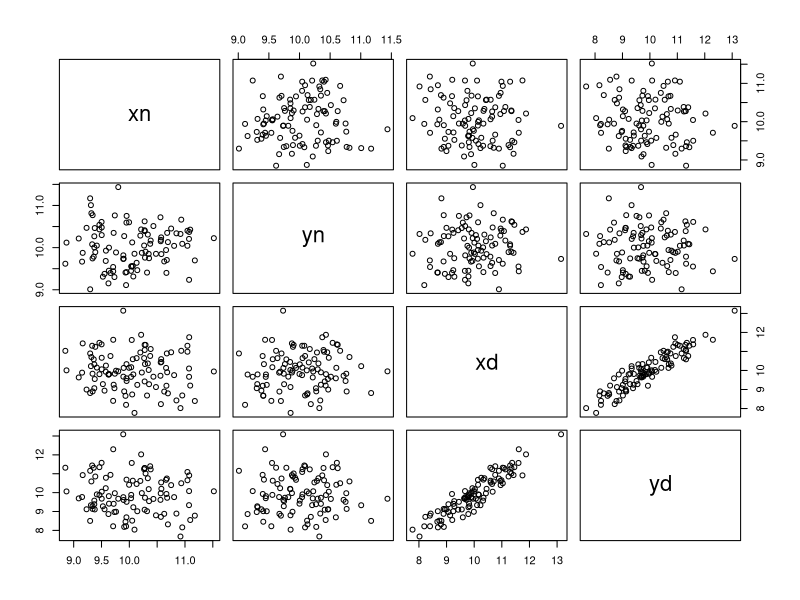
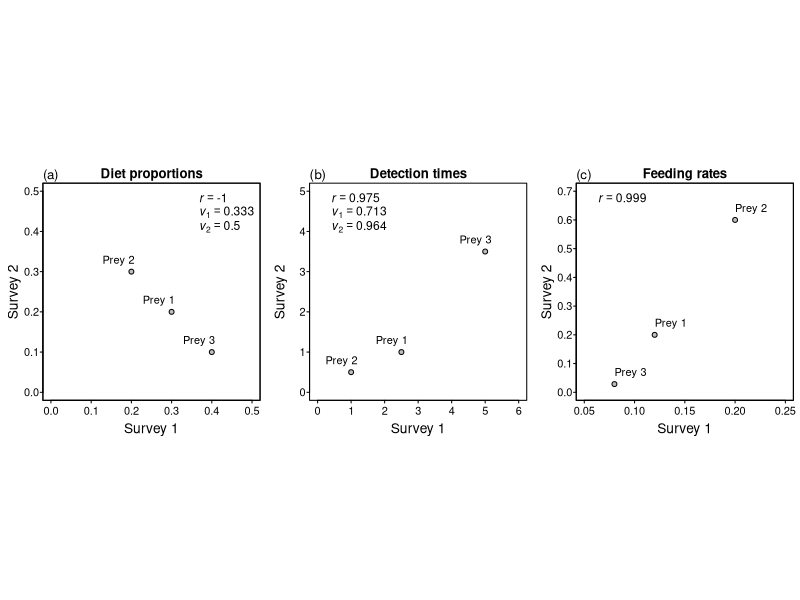
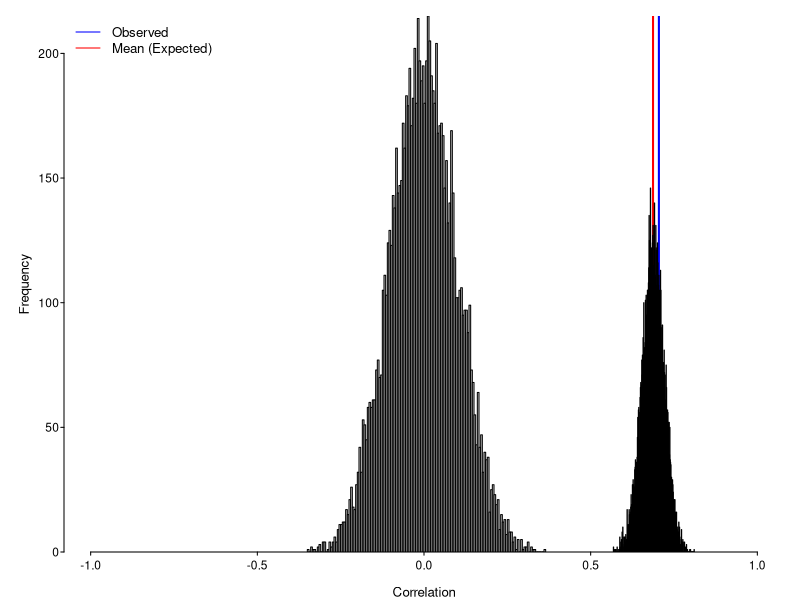

Source code (R) for these figures, in order:
#################################################
#################################################
# Spurious versus non-spurious ratio correlations
#################################################
#################################################
require(MASS) # for mvrnorm
#~~~~~~~~~~~~~~~~~~~~~~~~~~~~~~~~~~~~~~~
# Simple contrived example(s)
xn <- c(0.3, 0.2, 0.4) # first numerator (diet proportions)
yn <- c(0.2, 0.3, 0.1) # second numerator (diet proportions)
xd <- c(2.5, 1, 5) # first denominator (detection times)
yd <- c(1, 0.5, 3.5) # second denominator (detection times)

xr <- xn/xd
yr <- yn/yd

corrs = round(c(n = cor(xn, yn),
                d = cor(xd, yd),
                r = cor(xr,yr)),
             3)

cv <- function(x){sd(x)/mean(x)} # coefficient of variation
cvs <- round(c(xn = cv(xn),
               yn = cv(yn),
               xd = cv(xd),
               yd = cv(yd)),
             3)

Spp <- paste('Prey', c(1,2,3))

pdf('../figs/Example.pdf', 
    width = 18/2.54, 
    height = 2.8)
par(mfrow = c(1,3), 
    pty = 's', 
    las = 1, 
    mar = c(2.75, 3.25, 1.5, 0.5),
    cex.lab = 1.25, 
    tcl = -0.2, 
    mgp = c(1.7, 0.3, 0))

plot(xn, yn, 
     pch = 21, bg = 'grey', 
     xlim = c(0, 0.5), ylim = c(0, 0.5),
     xlab = 'Survey 1',
     ylab = 'Survey 2')
  title(main = 'Diet proportions')
  box(lwd = 1)
  text(xn, yn, Spp,
       adj = c(0.9,-1))
  legend('topright',
         bty = 'n',
         cex = 1.1,
         legend = c(as.expression(bquote(italic(r) == .(corrs['n']))),
                    as.expression(bquote(italic(v[1]) == .(cvs['xn']))),
                    as.expression(bquote(italic(v[2]) == .(cvs['yn'])))))
  mtext('(a)', 3, adj = 0, line = 0.1, cex = 0.8)

plot(xd, yd, 
     pch = 21, bg = 'grey', 
     xlim = c(0, 6), ylim = c(0, 5),
     xlab = 'Survey 1',
     ylab = 'Survey 2')
  title(main = 'Detection times')
  text(xd, yd, Spp,
       adj = c(0.8,-1))
  legend('topleft',
         bty = 'n',
         cex = 1.1,
         legend = c(as.expression(bquote(italic(r) == .(corrs['d']))),
                    as.expression(bquote(italic(v[1]) == .(cvs['xd']))),
                    as.expression(bquote(italic(v[2]) == .(cvs['yd'])))))
  mtext('(b)', 3, adj = 0, line = 0.1, cex = 0.8)

plot(xr, yr, 
     pch = 21, bg = 'grey', 
     xlim = c(0.05, 0.25), ylim = c(0, 0.7),
     xlab = 'Survey 1',
     ylab = 'Survey 2')
  title(main = 'Feeding rates')
  box(lwd = 1)
  text(xr, yr, Spp,
       adj = c(0,-1))
  legend('topleft',
         inset = 0,
         bty = 'n',
         cex = 1.1,
         legend = c(as.expression(bquote(italic(r) == .(corrs['r'])))))
  mtext('(c)', 3, adj = 0, line = 0.1, cex = 0.8)
  
dev.off()

#~~~~~~~~~~~~~~~~~~~~~~~~~~~~~~~~~~~~~~~
# Multivariate-normal random variables
# independent numerators 
# but correlated denominators
#~~~~~~~~~~~~~~~~~~~~~~~~~~~~~~~~~~~~~~~
S <- 100 # Sample size
xn <- rnorm(S, 10, 0.5) # first numerator
yn <- rnorm(S, 10, 0.5) # second numerator
cov <- 0.9 # Covariance between denominator variables
d <- data.frame(mvrnorm(n = S, 
                        mu = c(xd = 10, yd = 10), 
                        Sigma = rbind(c(1, cov), c(cov, 1))))
xd <- d$xd # first denominator
yd <- d$yd # second denominator

# Only the denominators are correlated
pairs(cbind(xn, yn, xd, yd))
cor(cbind(xn, yn, xd, yd))

# The ratios are correlated
cor.obs <- cor(xn/xd, yn/yd)

# Contrast spurious versus non-spurious inferences be permuting either 
# just the numerators or both the numerators and denominators

num.sim <- 9999 # number of permutations

# It's a spurious correlation when drawing inference about the numerators
cor.spur <- replicate(num.sim, cor(sample(xn) / xd, 
                                         (yn) / yd,
                                   method = 'pearson'))
# But *not* a spurious correlation when drawing inference about the ratios
cor.nonspur <- replicate(num.sim, cor(sample(xn/xd), 
                                             yn/yd,
                                      method = 'pearson'))

cor.obs
mean(cor.spur)
mean(cor.nonspur)

# Inspect distributions of observed correlations
pdf('../figs/CorrelationOfRatios.pdf', 
    height = 3, 
    width = 5)
par(
  cex = 0.8,
  cex.axis = 0.9,
  cex.lab = 1,
  tcl = -0.2,
  mar = c(3, 4, 1, 1),
  mgp = c(2, 0.3, 0),
  las = 1,
  yaxs = 'i'
)
h1 <- hist(cor.nonspur, breaks = 200, xlim = c(-1,1), 
           main = '', xlab = 'Correlation')
  abline(v = cor.obs, col = 'blue', lwd = 2)
  abline(v = mean(cor.spur), col = 'red', lwd = 2)
h2 <- hist(cor.spur, breaks = 200, xlim = c(-1,1), 
           add = TRUE)

  legend('topleft',
         legend = c('Observed',"Mean (Expected)"),
         lty = 1,
         col = c('blue','red'),
         bty = 'n')
dev.off()
# Conclusion: In the context of comparing feeding rates, 
#  we are drawing inference about the correlation of the ratios
#  (not the numerator diet proportions). 
# A correlation of zero, mean(cor.nonspur), 
#  is thus the appropriate null hypothesis.
# If we were drawing inference on the numerator diet proportions, 
#  then the non-zero correlation, mean(cor.spur),
#  is the appropriate null hypothesis.  


